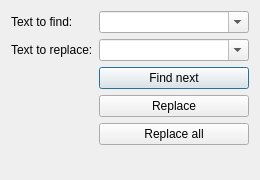
<?xml version="1.0" encoding="UTF-8"?>
<ui version="4.0">
 <class>Find_e_Replace_Window</class>
 <widget class="QDialog" name="Find_e_Replace_Window">
  <property name="geometry">
   <rect>
    <x>0</x>
    <y>0</y>
    <width>260</width>
    <height>180</height>
   </rect>
  </property>
  <property name="windowTitle">
   <string>Find and Replace</string>
  </property>
  <property name="windowIcon">
   <iconset resource="resource.qrc">
    <normaloff>:/icons/icons/replace.gif</normaloff>:/icons/icons/replace.gif</iconset>
  </property>
  <layout class="QFormLayout" name="formLayout">
   <item row="0" column="0">
    <widget class="QLabel" name="label">
     <property name="text">
      <string>Text to find:</string>
     </property>
     <property name="buddy">
      <cstring>e_find</cstring>
     </property>
    </widget>
   </item>
   <item row="0" column="1">
    <widget class="QComboBox" name="e_find">
     <property name="editable">
      <bool>true</bool>
     </property>
    </widget>
   </item>
   <item row="1" column="0">
    <widget class="QLabel" name="label_2">
     <property name="text">
      <string>Text to replace:</string>
     </property>
     <property name="buddy">
      <cstring>e_replace</cstring>
     </property>
    </widget>
   </item>
   <item row="1" column="1">
    <widget class="QComboBox" name="e_replace">
     <property name="editable">
      <bool>true</bool>
     </property>
    </widget>
   </item>
   <item row="2" column="1">
    <layout class="QVBoxLayout" name="verticalLayout">
     <item>
      <widget class="QPushButton" name="b_find_next">
       <property name="text">
        <string>Find next</string>
       </property>
      </widget>
     </item>
     <item>
      <widget class="QPushButton" name="b_replace_next">
       <property name="text">
        <string>Replace</string>
       </property>
      </widget>
     </item>
     <item>
      <widget class="QPushButton" name="b_replace_all">
       <property name="text">
        <string>Replace all</string>
       </property>
      </widget>
     </item>
    </layout>
   </item>
  </layout>
 </widget>
 <tabstops>
  <tabstop>e_find</tabstop>
  <tabstop>e_replace</tabstop>
  <tabstop>b_find_next</tabstop>
  <tabstop>b_replace_next</tabstop>
  <tabstop>b_replace_all</tabstop>
 </tabstops>
 <resources>
  <include location="resource.qrc"/>
 </resources>
 <connections/>
</ui>
